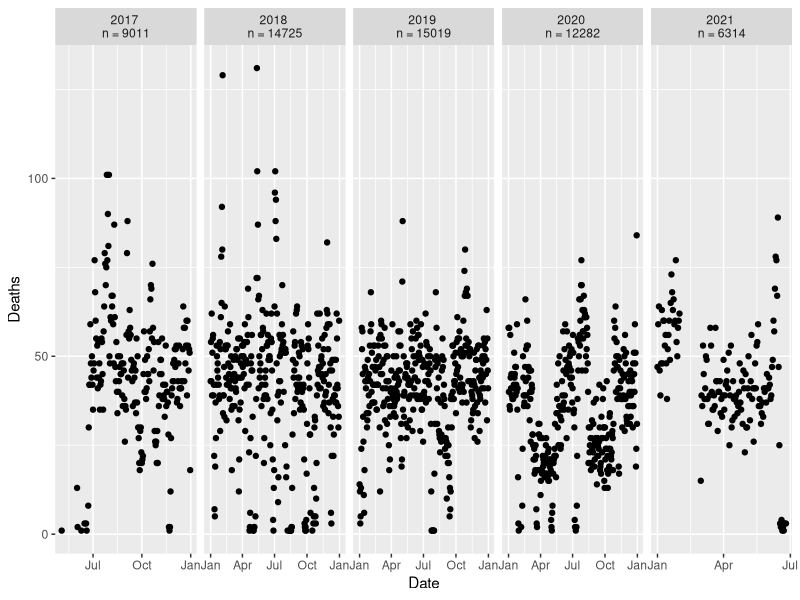
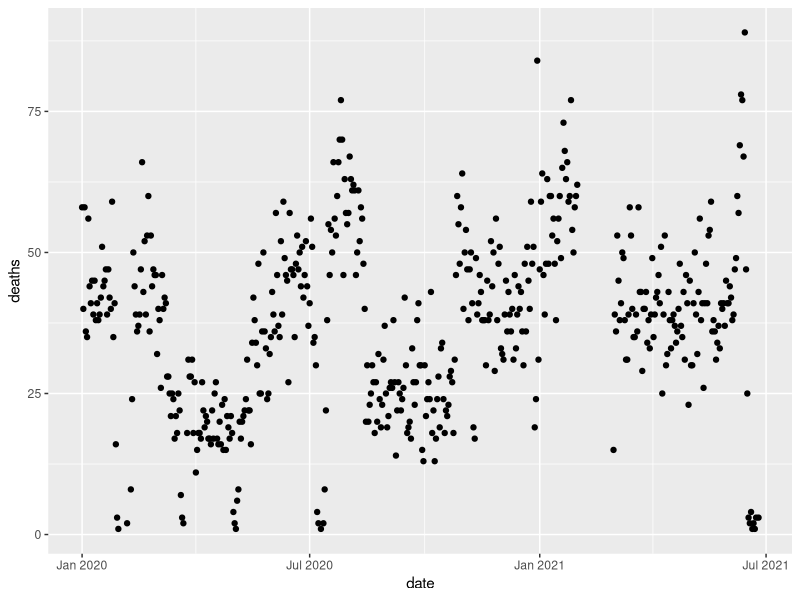

Generate these figures, in order, with R: (Note: this script raises an error after producing the figures.)
library(dplyr)
library(ggplot2)

df <- read.csv(file = "analysis/data/raw/BMJ_UTH_excess_mortality/mortuary_records.csv")

## 1. Plot all the mortality data by year

df <- df %>% mutate(date = as.Date(dod, "%m/%d/%y"))

deaths_by_date <- df %>% filter(dod != ".") %>%
  group_by(date) %>% summarise(deaths = length(date)) %>%
  mutate(year = format(date, "%Y"))


deaths_by_year <- deaths_by_date %>% group_by(year) %>%
  summarise(deaths = sum(deaths))

facet.labs <- paste(deaths_by_year$year,"\nn =",deaths_by_year$deaths)
names(facet.labs) <- deaths_by_year$year

ggplot(data = deaths_by_date, aes(x = date, y = deaths)) + geom_point() +
  facet_grid(. ~year, scale = "free",
             labeller = labeller(year = facet.labs)) +
  # scale_y_continuous(trans='log10') +
  scale_x_date(date_labels = "%b") +
  xlab("Date") + ylab("Deaths")

## - You can't see an increase in deaths in 2020
## group by month?
# deaths_by_month <- deaths_by_date %>% mutate(month_year = format(date, "%Y-%m")) %>% group_by(month_year) %>%
#   summarise(Deaths = sum(deaths)) %>%
#   mutate(month_label = as.Date(paste0(month_year,"-01")),
#          year = format(month_label, "%Y"))
#
# ggplot(data = deaths_by_month, aes(x = month_label, y = Deaths)) + geom_point() +
#   facet_grid(. ~year, scale = "free",
#              labeller = labeller(year = facet.labs)) +
#   # scale_y_continuous(limits = c(1,1000),trans='log10') +
#   # ylim(c(1,400)) +
#   scale_x_date(date_labels = "%b") +
#   ggtitle("Monthly deaths") +
#   xlab("Date") + ylab("Deaths")



## 2. Take a closer look at the 2020 and 2021 data
deaths_by_date_2020_2021 <- deaths_by_date %>% filter(date >= "2020-01-01")
ggplot(data = deaths_by_date_2020_2021, aes(x = date, y = deaths)) + geom_point() +
  scale_x_date(date_labels = "%b %Y")

## - You can see that there are some peaks that could correspond to peaks in the data.

## 3. Plot this data with the UTH COVID sampling and Official data

BMJ_PostMort_Deaths <- read.csv(file = "analysis/data/raw/BMJ_Mwananyanda_PostMortem_UTH/covid_results.csv")
BMJ_PostMort_Deaths_by_Date <- BMJ_PostMort_Deaths %>% filter(deceased_date != ".") %>% group_by(deceased_date) %>% summarise(deaths = length(deceased_date))
Official_Data <- read.csv(file = "analysis/data/raw/00_official_reports_covid_zambia.csv") %>% filter(Province == "Lusaka")
ggplot(data = deaths_by_date_2020_2021, aes(x = date, y = deaths)) + geom_point() +
  # scale_y_continuous(trans='log10') +
  scale_x_date(date_labels = "%b %Y") +
  geom_point(data = df_tot_sampled_sp_gr, aes(x = as.Date(date), y = deaths), col = "blue") +
  geom_point(data = Official_Data, aes(x = as.Date(Date), y = Total_Deaths), col = "purple") +
  geom_point(data = df_tot_sampled_sp_gr, aes(x = as.Date(date), y = CT_45_Either), col = "red")






############# Let's work out the Covid proportions to scale
deaths_by_date_2020 <- deaths_by_date_2020_2021 %>% filter(date >= min(df_tot_sampled_sp_gr$date) & date <= max(df_tot_sampled_sp_gr$date))
SampledDeaths <- df_tot_sampled_sp_gr %>% rename(total_sampled = deaths)

Full_Data <- merge(deaths_by_date_2020, SampledDeaths, by = "date", all.y = T)

Full_Data <- Full_Data %>% mutate(Est_COVID_deaths = deaths * CT_45_Either/total_sampled)

plot(x = Full_Data$date, y = Full_Data$Est_COVID_deaths, pch = 20)

## Deaths by month in 2020:
deaths_by_month_2020 <- deaths_by_date %>% filter(date >= "2020-01-01", date < "2021-01-01") %>% mutate(month = format(date, "%m")) %>%
  group_by(month) %>% summarise(deaths = sum(deaths)) %>%
  mutate(Hamulake_BID = c(590,588,556,564,583,696,810,794,648,636,610,681))

# Compared with the Hamulake paper:
ggplot(data = deaths_by_month_2020, aes(x = month, y = deaths)) + geom_point() +
  geom_point(aes(y = Hamulake_BID), col = 2) +
  ylim(c(0,1500))
